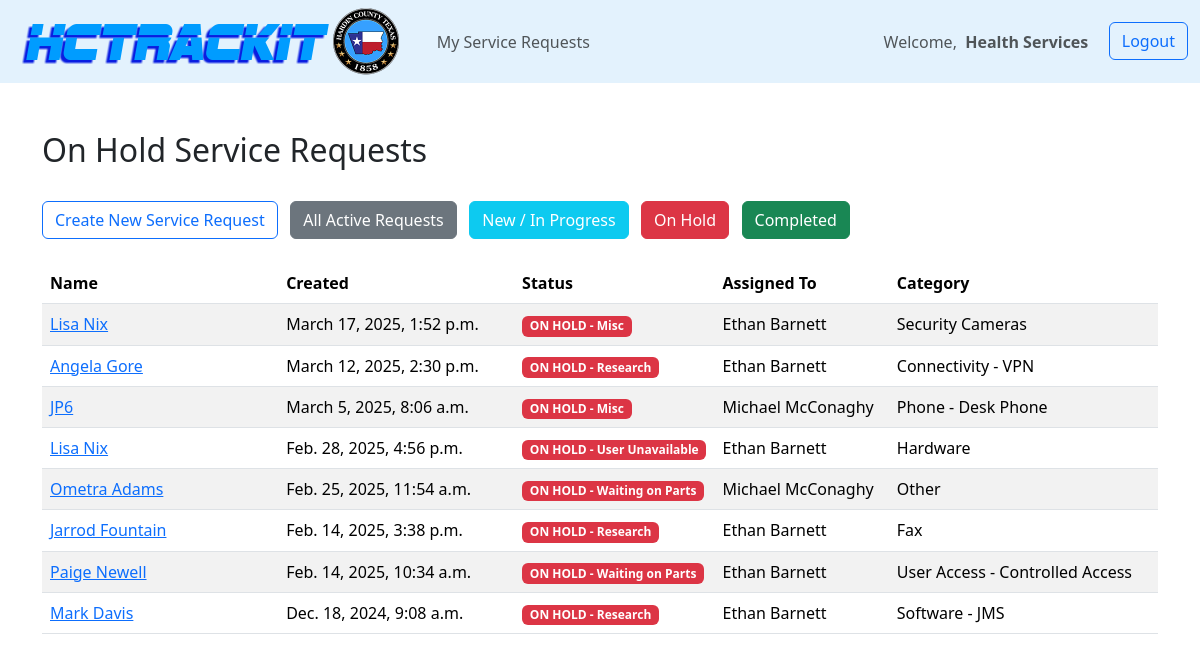
/tickets/tickets_onhold/ (signed in), run on the app's committed database.
### tickets/models.py (models this page shows, shortened)
class Ticket(models.Model):
    DEPT_CHOICES = (
                        ("", ""),
                        ("356th District Court", "356th District Court"),
                        ("88th Disctric Court", "88th District Court"),
                        ("Agrilife Extension", "Agrilife Extension"),
                        ("Adult Probation", "Adult Probation"),
                        ("Auditor", "Auditor"),
                        ("Corrections", "Corrections"),
                        ("County Attorney", "County Attorney"),
                        ("County Clerk", "County Clerk"),
                        ("County Commissioner Precinct 1", "County Commissioner Precinct 1"),
                        ("County Commissioner Precinct 2", "County Commissioner Precinct 2"),
                        ("County Commissioner Precinct 3", "County Commissioner Precinct 3"),
                        ("County Commissioner Precinct 4", "County Commissioner Precinct 4"),
                        ("County Judge", "County Judge"),
                        ("Crime Victims Assistance", "Crime Victims Assistance"),
                        ("District Attorney", "District Attorney"),
                        ("District Clerk", "District Clerk"),
                        ("Elections", "Elections"),
                        ("Emergency Management", "Emergency Management"),
                        ("Flood Plain Administration", "Flood Plain Administration"),
                        ("Health Services", "Health Services"),
                        ("Human Resources", "Human Resources"),
                        ("Justice of the Peace Precinct 1", "Justice of the Peace Precinct 1"),
                        ("Justice of the Peace Precinct 2", "Justice of the Peace Precinct 2"),
                        ("Justice of the Peace Precinct 3", "Justice of the Peace Precinct 3"),
                        ("Justice of the Peace Precinct 4", "Justice of the Peace Precinct 4"),
                        ("Justice of the Peace Precinct 5", "Justice of the Peace Precinct 5"),
                        ("Justice of the Peace Precinct 6", "Justice of the Peace Precinct 6"),
                        ("Juvenile Probation", "Juvenile Probation"),
                        ("Maintenance", "Maintenance"),
                        ("Purchasing", "Purchasing"),
                        ("Sheriff's Office", "Sheriff's Office"),
                        ("Tax-Assessor Collector", "Tax-Assessor Collector"),
                        ("Technology", "Technology"),
                        ("Treasurer", "Treasurer"),
                        ("Veterans Services", "Veterans Services"),
    )
    CATEGORY_CHOICES = (
                        ("", ""),
                        ("Audio/Visual Equipment", "Audio/Visual Equipment"),
                        ("Copier", "Copier"),
                        ("Fax", "Fax"),
                        ("Hardware", "Hardware"),
                        ("Move Equipment Request", "Move Equipment Request"),
                        ("New Equipment Request", "New Equipment Request"),
                        ("Other", "Other"),
                        ("Printer", "Printer"),
                        ("Radios", "Radios"),
                        ("Security Cameras", "Security Cameras"),
                        ("Scanner", "Scanner"),
                        ("", ""),
                        ("Connectivity - Network", "Connectivity - Network"),
                        ("Connectivity - Sonic Wall", "Connectivity - Sonic Wall"),
                        ("Connectivity - VPN", "Connectivity - VPN"),
                        ("", ""),
                        ("Cyber Security - Suspicious Email", "Cyber Security - Suspicious Email"),
                        ("Cyber Security - Virus", "Cyber Security - Virus"),
                        ("", ""),
                        ("Phone - Desk Phone", "Desk Phone"),
                        ("Phone - Mobile Phone", "Mobile Phone"),
                        ("", ""),
                        ("Software - CAD", "Software - CAD"),
                        ("Software - DW Spectrum", "Software - DW Spectrum"),
                        ("Software - EDOC", "Software - EDOC"),
                        ("Software - Email", "Software - Email"),
                        ("Software - Internet Browser", "Software - Internet Browser"),
                        ("Software - JMS", "Software - JMS"),
                        ("Software - LGS", "Software - LGS"),
                        ("Software - MDIS", "Software - MDIS"),
                        ("Software - NetData", "Software - NetData"),
                        ("Software - Office", "Software - Office"),
                        ("Software - RMS", "Software - RMS"),
                        ("Software - Watchguard", "Software - Watchguard"),
                        ("Software - Other", "Software - Other"),
                        ("", ""),
                        ("User Access - Controlled Access", "User Access - Controlled Access"),
                        ("User Access - Create New User", "User Access - Create New User"),
                        ("User Access - Network Access", "User Access - Network Access"),
                        ("User Access - Remove User", "User Access - Remove User"),
    )
    created_by = models.ForeignKey(User, default=None, blank=True, on_delete=models.CASCADE)
    status = models.CharField(max_length=50, default="NEW")
    assignedto = models.CharField(max_length=50, default="Unassigned")
    created_at = models.DateTimeField(auto_now_add=True)
    last_updated = models.DateTimeField(auto_now=True)
    completed_at = models.DateTimeField(auto_now=True)
    name = models.CharField(max_length=100)
    email = models.CharField(max_length=100)
    phone = models.CharField(max_length=15)
    department = models.CharField(max_length=200, choices=DEPT_CHOICES)
    category = models.CharField(max_length=200, choices=CATEGORY_CHOICES)
    description = models.TextField(max_length=3000)
    ongoing_notes = models.TextField(max_length=3000, blank=True)
    completed_notes = models.TextField(max_length=3000, blank=True)

### tickets/views.py (the view)
# urls.py: path('tickets_onhold/', views.ticketsOnhold, name='tickets_onhold'),
@login_required(login_url='login')
def ticketsOnhold(request):
    tickets = Ticket.objects.all().order_by('-created_at')
    tickets = tickets.filter(Q(status='ON HOLD - Waitin on Parts')
                             | Q(status='ON HOLD - Waiting on Parts')
                             | Q(status='ON HOLD - User Unavailable')
                             | Q(status='ON HOLD - Research')
                             | Q(status='ON HOLD - Misc')
                             )
    if request.method == 'POST':
        username = request.POST['username']
        password = request.POST['password']
        user = authenticate(request, username=username, password=password)
        if user is not None:
            login(request, user)
            return redirect('tickets_home')
        else:
            messages.warning(request, "There was a problem logging in.  Please try again.")
            return redirect('login')
    else:
        return render (request, 'tickets_onhold.html', {'tickets':tickets})

### tickets/templates/tickets_onhold.html (shortened to what this page needs)
{% extends "main.html" %}
{% load static %}
{% block content %}
<div class="container">
    <table id="example" class="table table-striped" style="width:100%">
    <br>
    <br>
        <h2>On Hold Service Requests</h2>
        <br>
        <a href="{% url 'tickets_createnew' %}" class="btn btn-outline-primary">Create New Service Request</a>&nbsp;&nbsp;
        <a href="{% url 'tickets_home' %}" class="btn btn btn-secondary">All Active Requests</a>&nbsp;&nbsp;
        <a href="{% url 'tickets_current' %}" class="btn btn btn-info" style="color: white">New / In Progress</a>&nbsp;&nbsp;
        <a href="{% url 'tickets_onhold' %}" class="btn btn btn-danger">On Hold</a>&nbsp;&nbsp;
        <a href="{% url 'tickets_completed' %}" class="btn btn btn-success">Completed</a>&nbsp;&nbsp;
        <br>
        <br>
        <thead>
            <tr>
                <th class="not_mapped_style" style="width: 22%; text-align:left">Name</th>
                <th class="not_mapped_style" style="width: 22%; text-align:left">Created</th>
                <th class="not_mapped_style" style="width: 15%; text-align:left">Status</th>
                <th class="not_mapped_style" style="width: 16%; text-align:left">Assigned To</th>
                <th class="not_mapped_style" style="width: 25%; text-align:left">Category</th>
            </tr>
        </thead>
        <tbody>
            {% for ticket in tickets %}
            <tr>
                <td style="text-align:left"><a href="{% url 'tickets_info' ticket.id %}">{{ ticket.name }}</a></td>
                <td style="text-align:left">{{ ticket.created_at }}</td>
                <td style="text-align:left">
                    {% if ticket.status == "ON HOLD - User Unavailable" %}
                        <span class="badge text-bg-danger">{{ ticket.status }}</span>
                    {% endif %}
                    {% if ticket.status == "ON HOLD - Waiting on Parts" %}
                        <span class="badge text-bg-danger">{{ ticket.status }}</span>
                    {% endif %}
                    {% if ticket.status == "ON HOLD - Research" %}
                        <span class="badge text-bg-danger">{{ ticket.status }}</span>
                    {% endif %}
                    {% if ticket.status == "ON HOLD - Misc" %}
                        <span class="badge text-bg-danger">{{ ticket.status }}</span>
                    {% endif %}
                </td>
                <td style="text-align:left">{{ ticket.assignedto }}</td>
                <td style="text-align:left">{{ ticket.category }}</td>
            </tr>
            {% endfor %}
        </tbody>
    </table>
    <br>
    <br>
</div>
{% endblock content %}

### tickets/templates/navbar.html
{% load static %}
<nav class="navbar navbar-expand-sm" style="background-color: #e3f2fd;">
  <img src="{% static 'images/logo.png' %}">&nbsp;&nbsp;&nbsp;&nbsp;
  <div class="container-fluid">
    <div class="navbar-collapse" id="navbarSupportedContent">
      <ul class="navbar-nav ml-auto mb-2 mb-lg-0">
        {% if request.user.is_staff %}
          <li class="nav-item">
            <a class="nav-link" href="{% url 'tickets_home' %}">Service Requests</a>
          </li>
          <li>
            <a class="nav-link">|</a>
          </li>
          <li class="nav-item">
            <a class="nav-link" href="{% url 'projects_home' %}">Project Tracker</a>
          </li>
          <li>
            <a class="nav-link">|</a>
          </li>
          <li class="nav-item">
            <a class="nav-link" href="{% url 'knowledgebase_home' %}">Knowledge Base</a>
          </li>
          <li>
            <a class="nav-link">|</a>
          </li>
          <li class="nav-item dropdown">
            <a class="nav-link dropdown-toggle" href="#" role="button" data-bs-toggle="dropdown" aria-expanded="false">
              Tech Links
            </a>
            <ul class="dropdown-menu">
              <li><a class="dropdown-item" href="https://dashboard.techplusit.com" target="_blank">Managed Services</a></li>
              <li><a class="dropdown-item" href="https://34.237.28.226:8443/manage/account/login?redirect=%2Fmanage" target="_blank">Ubiquiti Controller</a></li>
              <li><a class="dropdown-item" href="http://10.0.0.10/" target="_blank">NEC Controller</a></li>
              <li><a class="dropdown-item" href="{% url 'support_directory' %}" target="_blank">Support Contact Directory</a></li>
              <li><a class="dropdown-item" href="{% url 'credentials' %}" target="_blank">HCTrackIT User Credentials</a></li>
              <li><hr class="dropdown-divider"></li>
              <li><a class="dropdown-item" href="https://admin.microsoft.com/#/users" target="_blank">O365 - User Email Accounts</a></li>
              <li><a class="dropdown-item" href="https://admin.exchange.microsoft.com/#/messagetrace" target="_blank">O365 - Email Message Trace</a></li>
              <li><a class="dropdown-item" href="https://entra.microsoft.com/#view/Microsoft_AAD_UsersAndTenants/UserManagementMenuBlade/~/SignIns/menuId/?Microsoft_AAD_IAM_legacyAADRedirect=true" target="_blank">O365 - Sign-in Logs</a></li>
            </ul>
          </li>
          <li>
            <a class="nav-link">|</a>
          </li>
          <li class="nav-item">
            <a class="nav-link" href="#">Reports</a>
          </li>
      </ul>
      <ul class="navbar-nav ms-auto">
          <li class="nav-item">
            <a class="nav-link">Welcome, &nbsp;<strong>{{request.user.first_name}}&nbsp;&nbsp;&nbsp;</strong></a>
          </li>
          <li class="nav-item">
            <a class="btn btn-outline-primary" href="{% url 'logout' %}">Logout</a>
          </li>
      </ul>
      {% else %}
      <li class="nav-item">
        <a class="nav-link" href="#">My Service Requests</a>
      </li>
    </ul>
    <ul class="navbar-nav ms-auto">
        <li class="nav-item">
          <a class="nav-link">Welcome, &nbsp;<strong>{{request.user.first_name}}&nbsp;&nbsp;&nbsp;</strong></a>
        </li>
        <li class="nav-item">
          <a class="btn btn-outline-primary" href="{% url 'logout' %}">Logout</a>
        </li>
    </ul>
      {% endif %}
    </div>
  </div>
</nav>

### data on the page
Ticket: name "Lisa Nix", created_at "March 17, 2025, 1:52 p.m.", status "ON HOLD - Misc", assignedto "Ethan Barnett", category "Security Cameras"
Ticket: name "Angela Gore", created_at "March 12, 2025, 2:30 p.m.", status "ON HOLD - Research", assignedto "Ethan Barnett", category "Connectivity - VPN"
Ticket: name "JP6", created_at "March 5, 2025, 8:06 a.m.", status "ON HOLD - Misc", assignedto "Michael McConaghy", category "Phone - Desk Phone"
Ticket: name "Lisa Nix", created_at "Feb. 28, 2025, 4:56 p.m.", status "ON HOLD - User Unavailable", assignedto "Ethan Barnett", category "Hardware"
Ticket: name "Ometra Adams", created_at "Feb. 25, 2025, 11:54 a.m.", status "ON HOLD - Waiting on Parts", assignedto "Michael McConaghy", category "Other"
Ticket: name "Jarrod Fountain", created_at "Feb. 14, 2025, 3:38 p.m.", status "ON HOLD - Research", assignedto "Ethan Barnett", category "Fax"
Ticket: name "Paige Newell", created_at "Feb. 14, 2025, 10:34 a.m.", status "ON HOLD - Waiting on Parts", assignedto "Ethan Barnett", category "User Access - Controlled Access"
Ticket: name "Mark Davis", created_at "Dec. 18, 2024, 9:08 a.m.", status "ON HOLD - Research", assignedto "Ethan Barnett", category "Software - JMS"

### other printed values
{{ request.user.first_name }} "Health Services"
